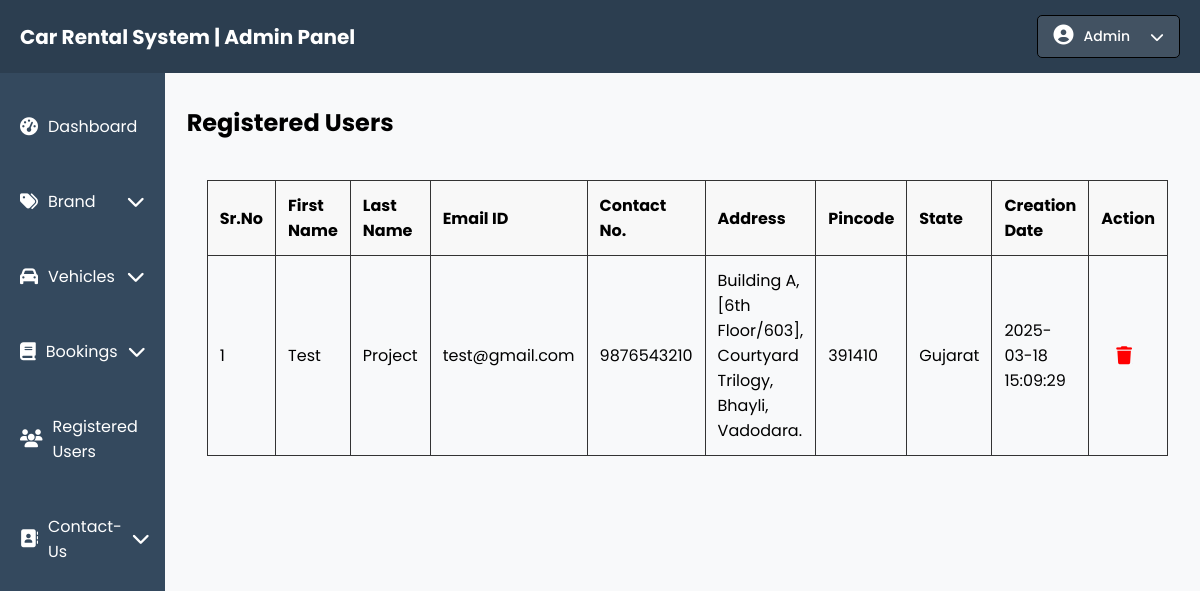
The app's page /Admin/registered-users.php, older data.
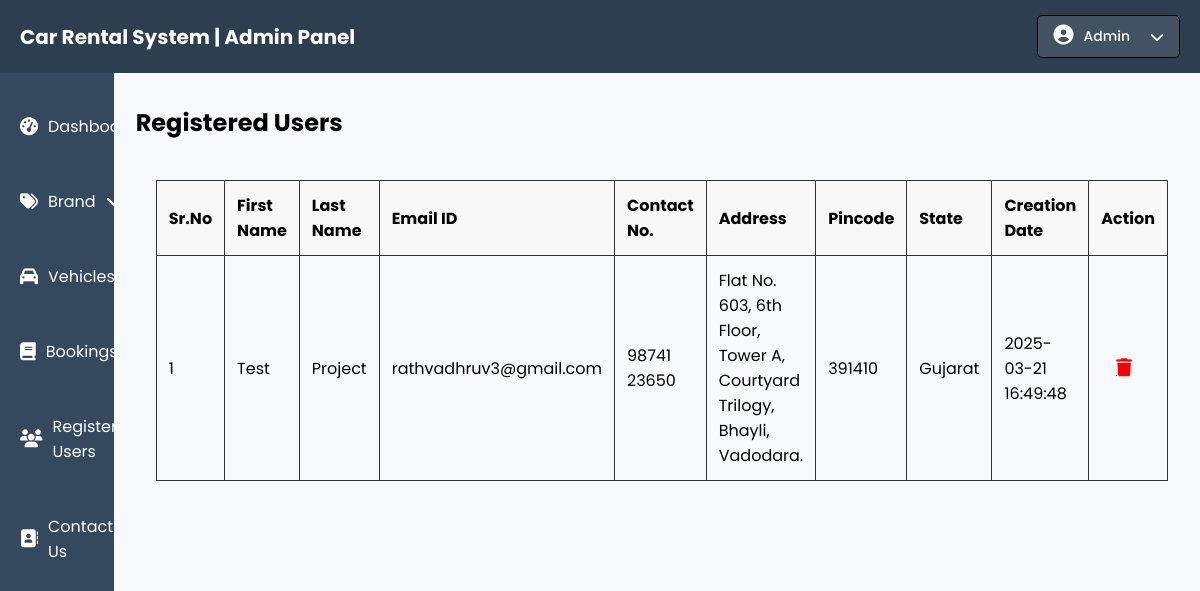
The same page, newer data.
### tables this page shows
CREATE TABLE `users` (
  `id` int(11) NOT NULL,
  `first_name` varchar(50) NOT NULL,
  `last_name` varchar(50) NOT NULL,
  `email` varchar(100) NOT NULL,
  `phone` varchar(20) NOT NULL,
  `address` varchar(255) DEFAULT NULL,
  `pincode` varchar(10) NOT NULL,
  `state` varchar(100) NOT NULL,
  `password` varchar(255) NOT NULL,
  `created_at` timestamp NOT NULL DEFAULT current_timestamp(),
  `reset_token` varchar(100) DEFAULT NULL,
  `token_expiry` datetime DEFAULT NULL
);

### Admin/registered-users.php (the view, shortened to what this page needs)
<?php
include('connection.php');
try {
    $query = "SELECT * FROM users ORDER BY id DESC";
    $stmt = $pdo->prepare($query);
    $stmt->execute();
    $users = $stmt->fetchAll(PDO::FETCH_ASSOC);
} catch (PDOException $e) {
    die("Database error: " . $e->getMessage());
}
?>
<!DOCTYPE html>
<html lang="en">
    <head>
        <link rel="stylesheet" href="style.css">
        <link rel="stylesheet" href="https://cdnjs.cloudflare.com/ajax/libs/font-awesome/6.7.2/css/all.min.css" />
    </head>
    <body>
        <?php include 'include/navbar.php'; ?>
        <div class="main-container">
            <?php include 'include/sidebar.php'; ?>
            <div class="ru-content">
                <h2>Registered Users</h2>
                <div class="ru-container">
                    <table>
                        <thead>
                            <tr>
                                <th>Sr.No</th>
                                <th>First Name</th>
                                <th>Last Name</th>
                                <th>Email ID</th>
                                <th>Contact No.</th>
                                <th>Address</th>
                                <th>Pincode</th>
                                <th>State</th>
                                <th>Creation Date</th>
                                <th>Action</th>
                            </tr>
                        </thead>
                        <tbody>
                        <?php
                            if (count($users) > 0) {
                                $sr_no = 1;
                                foreach ($users as $row) {
                                    echo "<tr>
                                            <td>{$sr_no}</td>
                                            <td>{$row['first_name']}</td>
                                            <td>{$row['last_name']}</td>
                                            <td>{$row['email']}</td>
                                            <td>{$row['phone']}</td>
                                            <td>{$row['address']}</td>
                                            <td>{$row['pincode']}</td>
                                            <td>{$row['state']}</td>
                                            <td>{$row['created_at']}</td>
                                            <td class='icon'>
                                                <a href='registered-users.php?delete={$row['id']}' onclick='return confirm(\"Are you sure you want to delete this user?\")'>
                                                    <i class='fas fa-trash' style='color: red; font-size: 18px;'></i>
                                                </a>
                                            </td>
                                        </tr>";
                                    $sr_no++;
                                }
                            } else {
                                echo "<tr><td colspan='10' style='text-align: center;'>No registered users found.</td></tr>";
                            }
                        ?>
                        </tbody>
                    </table>
                </div>
            </div>
        </div>
    </body>
</html>

### Admin/include/sidebar.php (shortened to what this page needs)
<!DOCTYPE html>
<html lang="en">
    <head>
        <link rel="stylesheet" href="style.css">
        <link rel="stylesheet" href="https://cdnjs.cloudflare.com/ajax/libs/font-awesome/6.7.2/css/all.min.css" />
    </head>
    <body>
        <div class="sidebar">
            <ul class="sidebar-menu">
                <li><a href="dashboard.php"><i class="fas fa-tachometer-alt"></i> Dashboard</a></li>
                <li class="dropdown">
                    <a class="dropdown-toggle"><i class="fas fa-tags"></i> Brand <i class="fas fa-chevron-down dropdown-icon"></i></a>
                </li>
                <li class="dropdown">
                    <a class="dropdown-toggle"><i class="fas fa-car"></i> Vehicles <i class="fas fa-chevron-down dropdown-icon"></i></a>
                </li>
                <li class="dropdown">
                    <a class="dropdown-toggle"><i class="fas fa-book"></i> Bookings <i class="fas fa-chevron-down dropdown-icon"></i></a>
                </li>
                <li><a href="registered-users.php"><i class="fas fa-users"></i> Registered Users</a></li>
                <li class="dropdown">
                    <a class="dropdown-toggle"><i class="fa-solid fa-address-book"></i> Contact-Us <i class="fas fa-chevron-down dropdown-icon"></i></a>
                </li>
            </ul>
        </div>
    </body>
</html>

Row changes from the older to the newer data that the page shows:
changed users "Test": email "test@gmail.com" → "rathvadhruv3@gmail.com"; phone "9876543210" → "98741 23650"; address "Building A, [6th Floor/603], Courtyard Trilogy, Bhayli, Vadodara." → "Flat No. 603, 6th Floor, Tower A, Courtyard Trilogy, Bhayli, Vadodara."; created_at "2025-03-18 15:09:29" → "2025-03-21 16:49:48"
